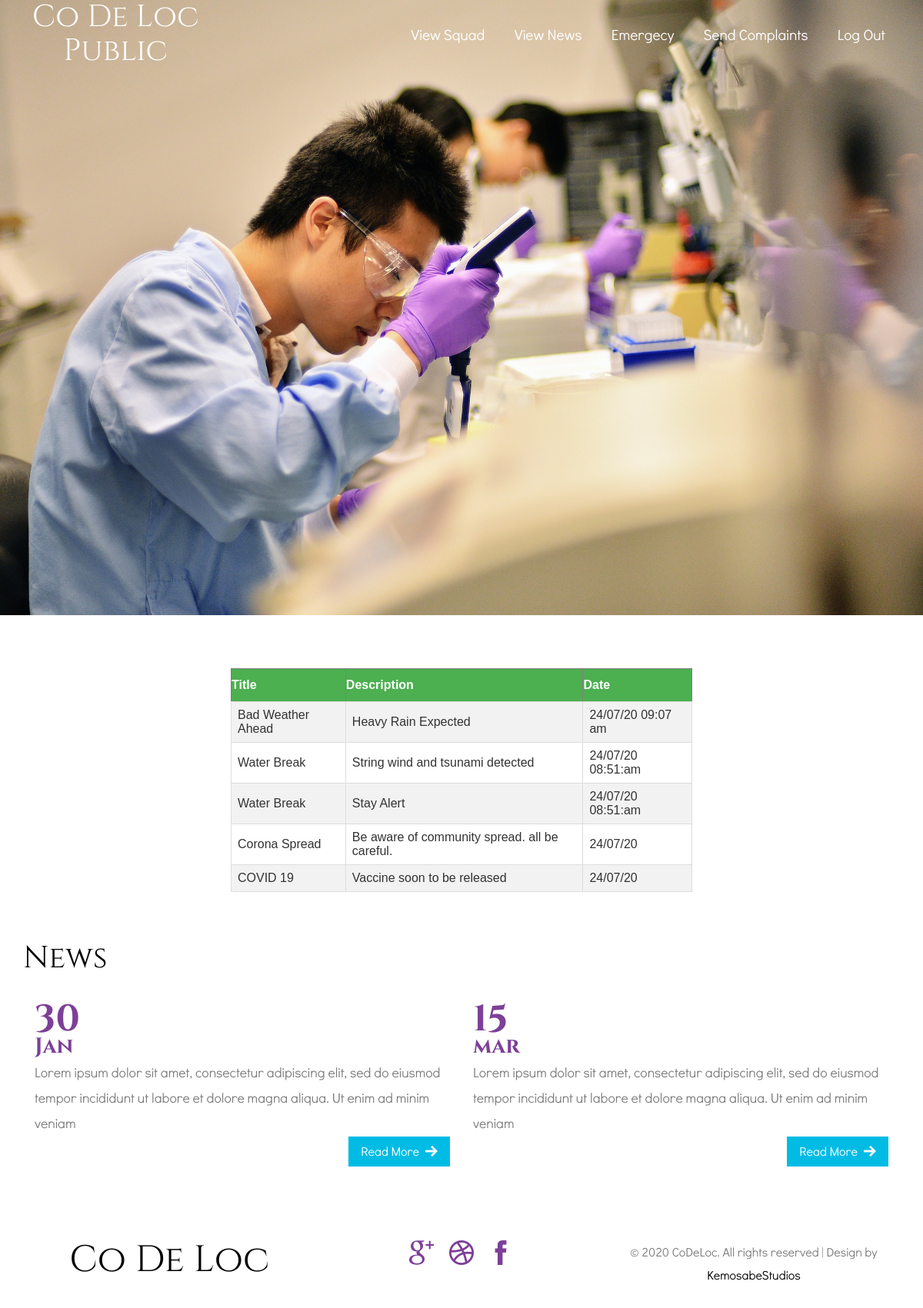
The app's page /ViewNews.php with its own data.
### tables this page shows
CREATE TABLE `tb_news` (
  `newsid` int(200) NOT NULL AUTO_INCREMENT,
  `title` varchar(200) DEFAULT NULL,
  `content` varchar(200) DEFAULT NULL,
  `date` varchar(100) DEFAULT NULL,
  PRIMARY KEY (`newsid`)
);

### ViewNews.php (the view, shortened to what this page needs)
<?php
include("Header_Public.php");
include("DBConnect.php")
?>
<center>
    <table border="1" class="customers">
        <tr>
            <th>Title</th>
            <th>Description</th>
            <th>Date</th>
            <br />
            <br />
            <br />
        </tr>
        <?php
        $res = mysqli_query($conn, "SELECT * from `tb_news` order by `date` desc");
        while ($rs = mysqli_fetch_array($res)) {
            echo "<tr><td>$rs[title]</td><td>$rs[content]</td><td>$rs[date]</td></tr>";
        }
        ?>
    </table>
</center>
<?php
include("Footer.php");
?>

### css/style.css (style rules this page uses)
html, body { background: #fff; font-size: 100%; font-family: 'DidactGothic'; }

### ViewNews.php (style rules this page uses)
.customers { font-family: "Trebuchet MS", Arial, Helvetica, sans-serif; border-collapse: collapse; width: 50%; }
.customers td, #customers th { border: 1px solid #ddd; padding: 8px; }
.customers tr:nth-child(even) { background-color: #f2f2f2; }
.customers th { padding-top: 12px; padding-bottom: 12px; text-align: left; background-color: #4CAF50; color: white; }

### records on screen
tb_news: title "Bad Weather Ahead", content "Heavy Rain Expected", date "24/07/20 09:07 am"
tb_news: title "Water Break", content "String wind and tsunami detected", date "24/07/20 08:51:am"
tb_news: title "Water Break", content "Stay Alert", date "24/07/20 08:51:am"
tb_news: title "Corona Spread", content "Be aware of community spread. all be careful.", date "24/07/20"
tb_news: title "COVID 19", content "Vaccine soon to be released", date "24/07/20"
